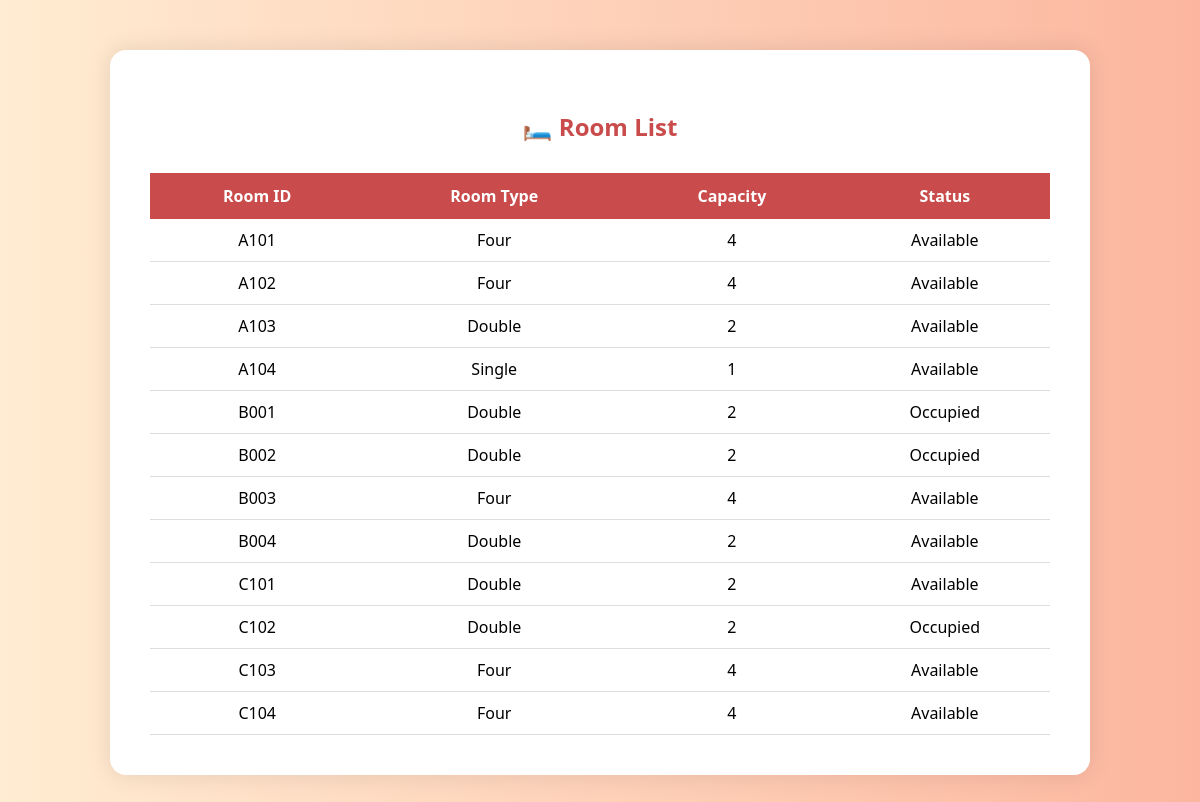
The app's page /view_rooms.php with its own data.
### tables this page shows
CREATE TABLE `room` (
  `Room_ID` varchar(20) NOT NULL,
  `Room_Type` varchar(50) DEFAULT NULL,
  `Capacity` int(11) DEFAULT NULL,
  `Status` varchar(20) DEFAULT NULL
);

### view_rooms.php (the view, shortened to what this page needs)
<?php
require 'db.php';
$roomList = $mysqli->query("SELECT Room_ID, Capacity FROM room");
while ($room = $roomList->fetch_assoc()) {
    $room_id = $room['Room_ID'];
    $capacity = $room['Capacity'];
    $count = $mysqli->query("SELECT COUNT(*) AS cnt FROM students WHERE Room_ID = '$room_id'")->fetch_assoc()['cnt'];
    $status = ($count < $capacity) ? 'Available' : 'Occupied';
    $mysqli->query("UPDATE room SET Status = '$status' WHERE Room_ID = '$room_id'");
}
?>
<!DOCTYPE html>
<html>
<head>
</head>
<body>
    <div class="container">
        <h2>🛏️ Room List</h2>
        <table>
            <tr>
                <th>Room ID</th>
                <th>Room Type</th>
                <th>Capacity</th>
                <th>Status</th>
            </tr>
            <?php
            $result = $mysqli->query("SELECT * FROM room");
            if ($result && $result->num_rows > 0) {
                while ($row = $result->fetch_assoc()) {
                    echo "<tr>
                        <td>{$row['Room_ID']}</td>
                        <td>{$row['Room_Type']}</td>
                        <td>{$row['Capacity']}</td>
                        <td>{$row['Status']}</td>
                    </tr>";
                }
            } else {
                echo "<tr><td colspan='4'>No room data found.</td></tr>";
            }
            ?>
        </table>
    </div>
</body>
</html>

### view_rooms.php (style rules this page uses)
body { font-family: 'Segoe UI', sans-serif; background: linear-gradient(to right, #ffecd2, #fcb69f); padding: 50px; margin: 0; }
.container { background: white; border-radius: 16px; padding: 40px; box-shadow: 0 0 25px rgba(0,0,0,0.1); max-width: 900px; margin: auto; }
h2 { text-align: center; color: #c94b4b; }
table { width: 100%; border-collapse: collapse; text-align: center; margin-top: 30px; }
th { background: #c94b4b; color: white; padding: 12px; }
td { padding: 10px; border-bottom: 1px solid #ddd; }

### records on screen
room: Room_ID "A101", Room_Type "Four", Capacity "4", Status "Available"
room: Room_ID "A102", Room_Type "Four", Capacity "4", Status "Available"
room: Room_ID "A103", Room_Type "Double", Capacity "2", Status "Available"
room: Room_ID "A104", Room_Type "Single", Capacity "1", Status "Available"
room: Room_ID "B001", Room_Type "Double", Capacity "2", Status "Occupied"
room: Room_ID "B002", Room_Type "Double", Capacity "2", Status "Occupied"
room: Room_ID "B003", Room_Type "Four", Capacity "4", Status "Available"
room: Room_ID "B004", Room_Type "Double", Capacity "2", Status "Available"
room: Room_ID "C101", Room_Type "Double", Capacity "2", Status "Available"
room: Room_ID "C102", Room_Type "Double", Capacity "2", Status "Occupied"
room: Room_ID "C103", Room_Type "Four", Capacity "4", Status "Available"
room: Room_ID "C104", Room_Type "Four", Capacity "4", Status "Available"
